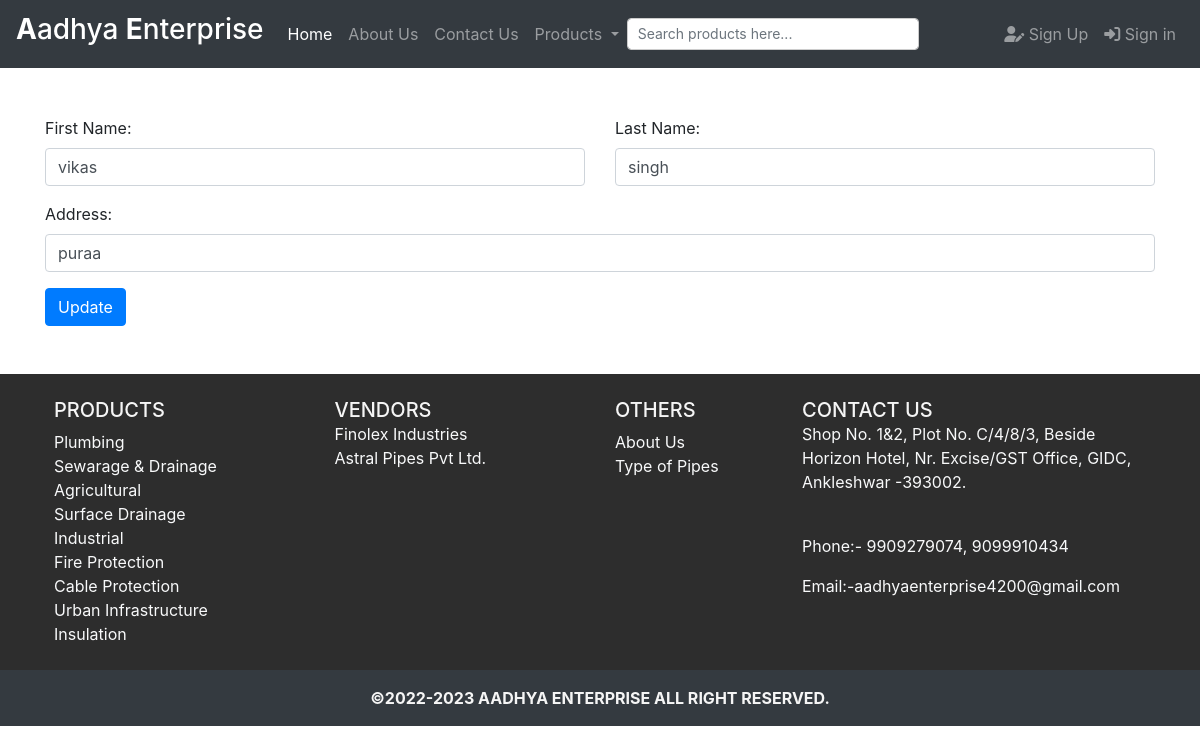
The page /profileedit.php?id=12 on the database its author committed.
### tables this page shows
CREATE TABLE `users` (
  `UserId` int(10) NOT NULL,
  `UserEmail` varchar(50) NOT NULL,
  `UserPassword` varchar(50) NOT NULL,
  `UserFirstName` varchar(50) NOT NULL,
  `UserLastName` varchar(50) NOT NULL,
  `UserAddress` varchar(100) NOT NULL,
  `UserAddress2` varchar(100) DEFAULT NULL,
  `UserCity` varchar(30) DEFAULT NULL,
  `UserState` varchar(30) DEFAULT NULL,
  `UserZip` varchar(6) DEFAULT NULL,
  `UserCountry` varchar(20) DEFAULT NULL,
  `UserPhone` varchar(255) NOT NULL,
  `UserEmailVerified` varchar(255) DEFAULT NULL,
  `UserPaymentMethod` varchar(255) NOT NULL,
  `UserRegistrationDate` timestamp NULL DEFAULT NULL,
  `UserIP` varchar(50) DEFAULT NULL,
  `UserType` varchar(10) DEFAULT NULL,
  `UserVerificationCode` varchar(255) DEFAULT NULL
);

### profileedit.php (the view, shortened to what this page needs)
<?php
require("header.php");
include "Conn.php";
$id = $_GET['id'];
$qry = mysqli_query($conn, "select * from users where UserID='$id'");
$pdts = mysqli_fetch_array($qry);
        ?>
<!DOCTYPE html>
<html lang="en">
<head>
    <link rel="stylesheet" href="https://maxcdn.bootstrapcdn.com/bootstrap/4.5.2/css/bootstrap.min.css">
</head>
<body>
    <div class="container py-5">
    <form method="POST" class="needs-validation" novalidate>
        <div class="form-group">
            <div class="row">
                <div class="col">
                    <label for="fname">First Name:</label>
                    <input type="text" class="form-control" id="fname" value="<?php echo $pdts['UserFirstName'] ?>" pattern="^[a-zA-Z ]{3,10}$" name="fname" required autofocus>
                </div>
                <div class="col">
                    <label for="lname">Last Name:</label>
                    <input type="text" class="form-control" id="lname" value="<?php echo $pdts['UserLastName'] ?>" pattern="^[a-zA-Z]{3,10}$" name="lname" required>
                </div>
            </div>
        </div>
        <div class="form-group">
                <label for="address">Address:</label>
                <input type="text" class="form-control" value="<?php echo $pdts['UserAddress'] ?>" id="address" name="address" required>
            </div>
        <button type="submit" name="update" class="btn btn-primary">Update</button>
    </form>
    </div>
</body>
<?php include "footer.php"; ?>
</html>

### rows shown on the page
users: fname "vikas", lname "singh", address "puraa"
